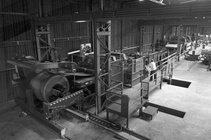
%> input picture 2_5/factory.jpg, 211 x 140 px, shrunk from 630 x 420 before the run
$ octave ex2_5_a.m   (GNU Octave 9; MATLAB toolbox functions it lacks are replaced by stand-ins)
%> lines starting %> are read from the running program, lines starting %| are printed output that depends on the picture; in (x1, y1, x2, y2) boxes, pixels count from 0 and x2, y2 are one past the last pixel; in counts of white or black regions, pixels touching at a corner belong together; the program's own positions count from 1
### 2_5/addnoise.m
function result = addnoise(x,p,type)
%ADDNOISE INPUTS: X   image
%                 p   variance in case of gaussian noise and percent in case of impulse
%                 type type of noise we are going to add
[m,n] = size(x);
if strcmp(type,'GAUSSIAN')

    result= x + sqrt(p).*randn(size(x));
    % randn(n) returns an n-by-n matrix of normally distributed random numbers

elseif strcmp(type,'SALTPEPPER')

    result = x;

    for i = 1:m
        for j = 1:n
            myrandom = rand; % rand returns a single uniformly distributed random number in the interval (0,1)
            if myrandom < p/2
                result(i,j) = 0;
            elseif ( myrandom >= p/2 && myrandom < p )
                result(i,j) = 255;
            end
        end
    end

end
end

### 2_5/extendI.m
function [ extI ] = extendI( I, windowSize )
%EXTENDI Extends the image on each edge
%It mirrors the image on each edge to process it with a window.

[m,n] = size(I);

extI = zeros(m +  2 * (round(windowSize/2) - 1), n + 2 * (round(windowSize/2) - 1));
extI(round(windowSize/2):m + round(windowSize/2) - 1, round(windowSize/2):n + round(windowSize/2) - 1) = I;
%top rows
extI(1:round(windowSize/2) - 1, round(windowSize/2):n + (round(windowSize/2) - 1)) = flipud(I(2:round(windowSize/2), :));
%bottom rows
extI(m + round(windowSize/2):m +  2 * (round(windowSize/2) - 1), round(windowSize/2):n + (round(windowSize/2) - 1)) = flipud(I(m - (round(windowSize/2) - 1):m - 1, :));
%left column
extI(round(windowSize/2):m + (round(windowSize/2) - 1), 1:round(windowSize/2) - 1) = fliplr(I(:, 2:round(windowSize/2)));
%right column
extI(round(windowSize/2):m + (round(windowSize/2) - 1), n + round(windowSize/2):n +  2 * (round(windowSize/2) - 1)) = fliplr(I(:, n - (round(windowSize/2) - 1):n - 1));
%top left corner
extI(1:round(windowSize/2)-1, 1:round(windowSize/2)-1) = rot90(I(2:1+round(windowSize/2)-1, 2:1+round(windowSize/2)-1), 2);
%top right corner
extI(1:round(windowSize/2)-1, n + round(windowSize/2):end) = rot90(I(2:round(windowSize/2), n - (round(windowSize/2)-1):n-1), 2);
%bottom left corner
extI(m + round(windowSize/2):end, 1:round(windowSize/2)-1) = rot90(I(m - (round(windowSize/2)-1):m-1, 2:1+round(windowSize/2)-1), 2);
%bottom right corner
extI(m + round(windowSize/2):end, n + round(windowSize/2):end) = rot90(I(m - (round(windowSize/2)-1):m-1, n - (round(windowSize/2)-1):n-1), 2);


end

### 2_5/myWiener.m
function [ fI ] = myWiener( I, windowSize, noisePower )
%MYWIENER
if strcmp(noisePower,'UNKNOWN')
    noisePower = NoiseEstimation(I);
end

extendedI = extendI(I, windowSize);
[rows, columns] = size(I);

fI = zeros(rows, columns);
for row = round(windowSize/2):rows + (round(windowSize/2) - 1)
    for col = round(windowSize/2):columns + (round(windowSize/2) - 1)
        rect = extendedI(row - (round(windowSize/2) - 1) : row + round(windowSize/2) - 1, col - (round(windowSize/2) - 1): col + round(windowSize/2) - 1);
        rect = reshape(rect, [1 windowSize*windowSize]);
        rect = double(rect);
        localMean = mean(rect);
        localVar = var(rect);
        fI(row - (round(windowSize/2) - 1), col - (round(windowSize/2) - 1)) = localMean + localVar / (localVar + noisePower) * (extendedI(row, col) - localMean);
    end
end

end

### 2_5/NoiseEstimation.m
function [ noisePower ] = NoiseEstimation( inputImage )
%NOISEESTIMATION Estimates power of noise in given image.
%   This method works under the assumption that we have AWGN and that the
%   image does not contain many high frequencies. As a result most of the
%   power concentrated around high frequency bands can be attributed to
%   noise.
columns = length(inputImage(1, :));
Pf = fftshift( abs( fft2(inputImage) ) );
win = Pf(1:20, columns-20: columns);
rows = length(win(:, 1));
columns = length(win(1, :));
noisePower = mean(reshape(win, [1 rows*columns]));


end

### 2_5/ex2_5_a.m
%%  2.5.a init
clear all; close all; clc;

%% load image

I = imread('factory.jpg'); %read image from file
%> I is the input picture: size 140x211x3 uint8; min 1, max 255, mean 84.2
I = rgb2gray(I);
%> I: size 140x211 uint8
I = double(I);
%> I: size 140x211 double
[n,m] = size(I);
%> n = 140; m = 211

%add noise
SNRdb = 10;
SNR = 10^(SNRdb/10);
varI = std(I(:))^2;
%> varI = 3193.3
varN = varI/SNR;
%> varN = 319.3
nI = addnoise(I,varN,'GAUSSIAN');
%> in addnoise, `result= x + sqrt(p).*randn(size(x));`:
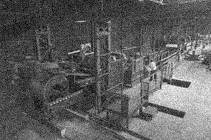
%> result: size 140x211 double; min -38.02, max 288.9, mean 84.1; drawn with min black and max white

%% 2.5.a.1 known noise Wiener
fI_kN = myWiener(nI, 5, varN);
%> in extendI, `extI(round(windowSize/2):m + round(windowSize/2) - 1, round(windowSize..`:
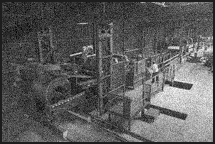
%> extI: size 144x215 double; min -38.02, max 288.9, mean 80.3; drawn with min black and max white
%> in extendI, `extI(round(windowSize/2):m + (round(windowSize/2) - 1), n + round(wind..`:
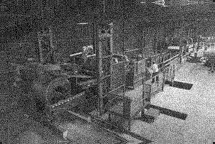
%> extI: size 144x215 double; min -38.02, max 288.9, mean 84.3; drawn with min black and max white
%> in extendI, `extI(1:round(windowSize/2)-1, 1:round(windowSize/2)-1) = rot90(I(2:1+r..`: extI: size 144x215 double; 0.01% of pixels changed, all inside (x1, y1, x2, y2) = (0, 0, 2, 2)
%> in extendI, `extI(1:round(windowSize/2)-1, n + round(windowSize/2):end) = rot90(I(2..`: extI: size 144x215 double; min -38.02, max 288.9, mean 84.3; mean of the top-left, top-right, bottom-left and bottom-right quarters 45.3, 85.3, 63.4, 142.8
%> in extendI, `extI(m + round(windowSize/2):end, n + round(windowSize/2):end) = rot90..`: extI: size 144x215 double; min -38.02, max 288.9, mean 84.4

%% 2.5.a.2 unknown noise Wiener
fI_uN = myWiener(nI, 5, 'UNKNOWN');
%> call 2 of myWiener, with windowSize = 5, noisePower = 'UNKNOWN'
%> in NoiseEstimation, `columns = length(inputImage(1, :));`: columns = 211
%> in NoiseEstimation, `win = Pf(1:20, columns-20: columns);`:
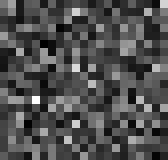
%> win: size 20x21 double (shown 8 times larger); min 155.1, max 8649.9, mean 2779.3; drawn with min black and max white
%> in NoiseEstimation, `rows = length(win(:, 1));`: rows = 20
%> in NoiseEstimation, `columns = length(win(1, :));`: columns = 21
%> in NoiseEstimation, `noisePower = mean(reshape(win, [1 rows*columns]));`: noisePower = 2779.3
%> after the loop in myWiener (call 2), `for row = round(windowSize/2):rows + (round(windowSize/2) - 1)`:
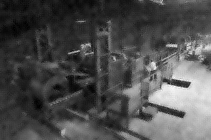
%> fI: size 140x211 double; min 5.47, max 260, mean 84.2; drawn with min black and max white

%% results
figure;
imshow(uint8(I));
title('Original Image');
saveas(gcf, 'pic\original.png');
close all;

figure;
imshow(uint8(nI));
title('Image with AWGN');
saveas(gcf, 'pic\awgnI.png');

figure;
imshow(uint8(fI_kN));
title('Filtered Image using with known noise');
saveas(gcf, 'pic\fI_kN.png');

figure;
imshow(uint8(fI_uN));
title('Filtered Image with unknown noise');
saveas(gcf, 'pic\fI_uN.png');

%%
close all;
